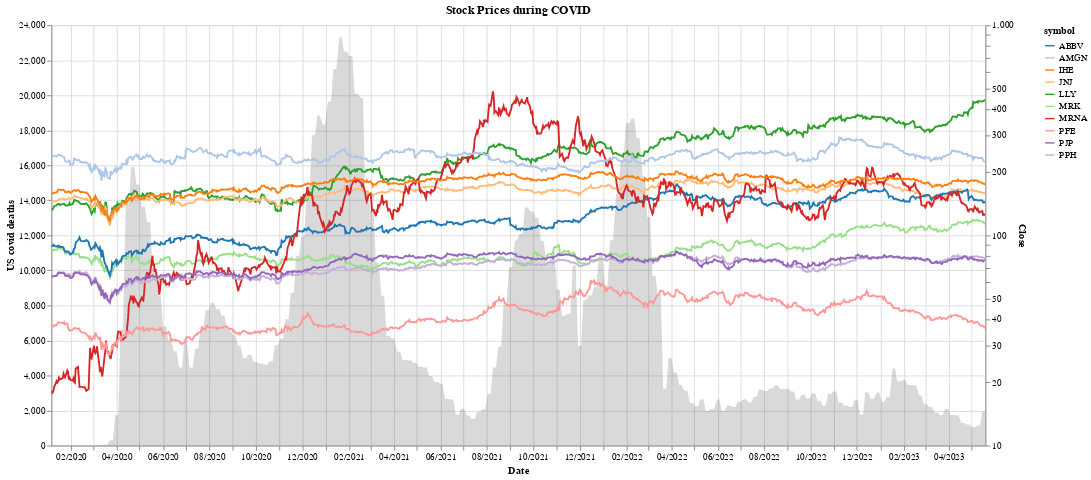

Notebook cell for this chart:
### Code cell
def show_graph1():
        
    stock_lines = None

    # loop through each df in covid_dfs. for each one, plot their prices over time
    for symbol in tickers:
        # create a line for each symbol with a unique color
        stock_line = alt.Chart(covid_dfs[f"{symbol}_df-covid"]).mark_line().encode(
            x=alt.X('Date:T', axis=alt.Axis(format='%m/%Y')),
            y=alt.Y('Close:Q').scale(type='log'),
            color=alt.Color('symbol:N', scale=alt.Scale(scheme='category20')),
            tooltip=[alt.Tooltip('symbol:N', title='Ticker'), alt.Tooltip('Date:T', title='Date'), alt.Tooltip('Close:Q', title='Closing Price'), alt.Tooltip('US covid deaths:Q', title='US COVID Deaths')]
        ).properties(
            title="Stock Prices during COVID",
            width=1000,
            height=450
        ).transform_calculate(
            symbol=f"'{symbol}'"  # pass the symbol value into the chart
        ).interactive()
        
        # place each new line chart on combined chart
        if stock_lines is None:
            stock_lines = stock_line
        else:
            stock_lines += stock_line

    # create area chart for covid deaths (choose random df because they all have the same covid deaths)
    covid_deaths_area = alt.Chart(covid_dfs['LLY_df-covid']).mark_area(color='black', opacity=0.15).encode(
        x=alt.X('Date:T', axis=alt.Axis(format='%m/%Y')),
        y=alt.Y('US covid deaths:Q'),
    )

    final_chart = alt.layer(covid_deaths_area, stock_lines).resolve_scale(y='independent')

    return final_chart
show_graph1()

### Figure 1 — Vega-Lite specification as saved in the notebook (floating-point values rounded to 4 significant figures; data arrays with more than 128 entries replaced by an {"elided": "..."} marker saying what was removed)
{"config": {"view": {"continuousWidth": 300, "continuousHeight": 300}}, "layer": [{"data": {"name": "data-32844f36a24ea9a730c8f6c0e8e0ec06"}, "mark": {"type": "area", "color": "black", "opacity": 0.15}, "encoding": {"x": {"axis": {"format": "%m/%Y"}, "field": "Date", "type": "temporal"}, "y": {"field": "US covid deaths", "type": "quantitative"}}}, {"layer": [{"data": {"name": "data-32844f36a24ea9a730c8f6c0e8e0ec06"}, "mark": {"type": "line"}, "encoding": {"color": {"field": "symbol", "scale": {"scheme": "category20"}, "type": "nominal"}, "tooltip": [{"field": "symbol", "title": "Ticker", "type": "nominal"}, {"field": "Date", "title": "Date", "type": "temporal"}, {"field": "Close", "title": "Closing Price", "type": "quantitative"}, {"field": "US covid deaths", "title": "US COVID Deaths", "type": "quantitative"}], "x": {"axis": {"format": "%m/%Y"}, "field": "Date", "type": "temporal"}, "y": {"field": "Close", "scale": {"type": "log"}, "type": "quantitative"}}, "name": "view_71", "title": "Stock Prices during COVID", "transform": [{"calculate": "'LLY'", "as": "symbol"}]}, {"data": {"name": "data-5eb337d9b16a2e39cbd43cb628e53eb4"}, "mark": {"type": "line"}, "encoding": {"color": {"field": "symbol", "scale": {"scheme": "category20"}, "type": "nominal"}, "tooltip": [{"field": "symbol", "title": "Ticker", "type": "nominal"}, {"field": "Date", "title": "Date", "type": "temporal"}, {"field": "Close", "title": "Closing Price", "type": "quantitative"}, {"field": "US covid deaths", "title": "US COVID Deaths", "type": "quantitative"}], "x": {"axis": {"format": "%m/%Y"}, "field": "Date", "type": "temporal"}, "y": {"field": "Close", "scale": {"type": "log"}, "type": "quantitative"}}, "name": "view_72", "title": "Stock Prices during COVID", "transform": [{"calculate": "'JNJ'", "as": "symbol"}]}, {"data": {"name": "data-2d27058bdd24d1801f4c6b08ff345621"}, "mark": {"type": "line"}, "encoding": {"color": {"field": "symbol", "scale": {"scheme": "category20"}, "type": "nominal"}, "tooltip": [{"field": "symbol", "title": "Ticker", "type": "nominal"}, {"field": "Date", "title": "Date", "type": "temporal"}, {"field": "Close", "title": "Closing Price", "type": "quantitative"}, {"field": "US covid deaths", "title": "US COVID Deaths", "type": "quantitative"}], "x": {"axis": {"format": "%m/%Y"}, "field": "Date", "type": "temporal"}, "y": {"field": "Close", "scale": {"type": "log"}, "type": "quantitative"}}, "name": "view_73", "title": "Stock Prices during COVID", "transform": [{"calculate": "'MRK'", "as": "symbol"}]}, {"data": {"name": "data-10bdf056e25910457f18a639960d3522"}, "mark": {"type": "line"}, "encoding": {"color": {"field": "symbol", "scale": {"scheme": "category20"}, "type": "nominal"}, "tooltip": [{"field": "symbol", "title": "Ticker", "type": "nominal"}, {"field": "Date", "title": "Date", "type": "temporal"}, {"field": "Close", "title": "Closing Price", "type": "quantitative"}, {"field": "US covid deaths", "title": "US COVID Deaths", "type": "quantitative"}], "x": {"axis": {"format": "%m/%Y"}, "field": "Date", "type": "temporal"}, "y": {"field": "Close", "scale": {"type": "log"}, "type": "quantitative"}}, "name": "view_74", "title": "Stock Prices during COVID", "transform": [{"calculate": "'ABBV'", "as": "symbol"}]}, {"data": {"name": "data-012a546baea967873621fd72fb377b43"}, "mark": {"type": "line"}, "encoding": {"color": {"field": "symbol", "scale": {"scheme": "category20"}, "type": "nominal"}, "tooltip": [{"field": "symbol", "title": "Ticker", "type": "nominal"}, {"field": "Date", "title": "Date", "type": "temporal"}, {"field": "Close", "title": "Closing Price", "type": "quantitative"}, {"field": "US covid deaths", "title": "US COVID Deaths", "type": "quantitative"}], "x": {"axis": {"format": "%m/%Y"}, "field": "Date", "type": "temporal"}, "y": {"field": "Close", "scale": {"type": "log"}, "type": "quantitative"}}, "name": "view_75", "title": "Stock Prices during COVID", "transform": [{"calculate": "'MRNA'", "as": "symbol"}]}, {"data": {"name": "data-8d56e457a1ed7792d4d2e6c4daf40319"}, "mark": {"type": "line"}, "encoding": {"color": {"field": "symbol", "scale": {"scheme": "category20"}, "type": "nominal"}, "tooltip": [{"field": "symbol", "title": "Ticker", "type": "nominal"}, {"field": "Date", "title": "Date", "type": "temporal"}, {"field": "Close", "title": "Closing Price", "type": "quantitative"}, {"field": "US covid deaths", "title": "US COVID Deaths", "type": "quantitative"}], "x": {"axis": {"format": "%m/%Y"}, "field": "Date", "type": "temporal"}, "y": {"field": "Close", "scale": {"type": "log"}, "type": "quantitative"}}, "name": "view_76", "title": "Stock Prices during COVID", "transform": [{"calculate": "'PFE'", "as": "symbol"}]}, {"data": {"name": "data-f12ad6bb98321c15473e0b0766219431"}, "mark": {"type": "line"}, "encoding": {"color": {"field": "symbol", "scale": {"scheme": "category20"}, "type": "nominal"}, "tooltip": [{"field": "symbol", "title": "Ticker", "type": "nominal"}, {"field": "Date", "title": "Date", "type": "temporal"}, {"field": "Close", "title": "Closing Price", "type": "quantitative"}, {"field": "US covid deaths", "title": "US COVID Deaths", "type": "quantitative"}], "x": {"axis": {"format": "%m/%Y"}, "field": "Date", "type": "temporal"}, "y": {"field": "Close", "scale": {"type": "log"}, "type": "quantitative"}}, "name": "view_77", "title": "Stock Prices during COVID", "transform": [{"calculate": "'AMGN'", "as": "symbol"}]}, {"data": {"name": "data-5c6c6c05bf4c87d780041d88a943f217"}, "mark": {"type": "line"}, "encoding": {"color": {"field": "symbol", "scale": {"scheme": "category20"}, "type": "nominal"}, "tooltip": [{"field": "symbol", "title": "Ticker", "type": "nominal"}, {"field": "Date", "title": "Date", "type": "temporal"}, {"field": "Close", "title": "Closing Price", "type": "quantitative"}, {"field": "US covid deaths", "title": "US COVID Deaths", "type": "quantitative"}], "x": {"axis": {"format": "%m/%Y"}, "field": "Date", "type": "temporal"}, "y": {"field": "Close", "scale": {"type": "log"}, "type": "quantitative"}}, "name": "view_78", "title": "Stock Prices during COVID", "transform": [{"calculate": "'PPH'", "as": "symbol"}]}, {"data": {"name": "data-f951195cb61b56844909852c6bdf5219"}, "mark": {"type": "line"}, "encoding": {"color": {"field": "symbol", "scale": {"scheme": "category20"}, "type": "nominal"}, "tooltip": [{"field": "symbol", "title": "Ticker", "type": "nominal"}, {"field": "Date", "title": "Date", "type": "temporal"}, {"field": "Close", "title": "Closing Price", "type": "quantitative"}, {"field": "US covid deaths", "title": "US COVID Deaths", "type": "quantitative"}], "x": {"axis": {"format": "%m/%Y"}, "field": "Date", "type": "temporal"}, "y": {"field": "Close", "scale": {"type": "log"}, "type": "quantitative"}}, "name": "view_79", "title": "Stock Prices during COVID", "transform": [{"calculate": "'IHE'", "as": "symbol"}]}, {"data": {"name": "data-4e06d0d866aabc6c53858f0497b15a97"}, "mark": {"type": "line"}, "encoding": {"color": {"field": "symbol", "scale": {"scheme": "category20"}, "type": "nominal"}, "tooltip": [{"field": "symbol", "title": "Ticker", "type": "nominal"}, {"field": "Date", "title": "Date", "type": "temporal"}, {"field": "Close", "title": "Closing Price", "type": "quantitative"}, {"field": "US covid deaths", "title": "US COVID Deaths", "type": "quantitative"}], "x": {"axis": {"format": "%m/%Y"}, "field": "Date", "type": "temporal"}, "y": {"field": "Close", "scale": {"type": "log"}, "type": "quantitative"}}, "name": "view_80", "title": "Stock Prices during COVID", "transform": [{"calculate": "'PJP'", "as": "symbol"}]}]}], "height": 450, "params": [{"name": "param_67", "select": {"type": "interval", "encodings": ["x", "y"]}, "bind": "scales", "views": ["view_71"]}, {"name": "param_68", "select": {"type": "interval", "encodings": ["x", "y"]}, "bind": "scales", "views": ["view_72"]}, {"name": "param_69", "select": {"type": "interval", "encodings": ["x", "y"]}, "bind": "scales", "views": ["view_73"]}, {"name": "param_70", "select": {"type": "interval", "encodings": ["x", "y"]}, "bind": "scales", "views": ["view_74"]}, {"name": "param_71", "select": {"type": "interval", "encodings": ["x", "y"]}, "bind": "scales", "views": ["view_75"]}, {"name": "param_72", "select": {"type": "interval", "encodings": ["x", "y"]}, "bind": "scales", "views": ["view_76"]}, {"name": "param_73", "select": {"type": "interval", "encodings": ["x", "y"]}, "bind": "scales", "views": ["view_77"]}, {"name": "param_74", "select": {"type": "interval", "encodings": ["x", "y"]}, "bind": "scales", "views": ["view_78"]}, {"name": "param_75", "select": {"type": "interval", "encodings": ["x", "y"]}, "bind": "scales", "views": ["view_79"]}, {"name": "param_76", "select": {"type": "interval", "encodings": ["x", "y"]}, "bind": "scales", "views": ["view_80"]}], "resolve": {"scale": {"y": "independent"}}, "width": 1000, "$schema": "https://vega.github.io/schema/vega-lite/v5.16.3.json", "datasets": {"data-32844f36a24ea9a730c8f6c0e8e0ec06": {"elided": "850 records"}, "data-5eb337d9b16a2e39cbd43cb628e53eb4": {"elided": "850 records"}, "data-2d27058bdd24d1801f4c6b08ff345621": {"elided": "850 records"}, "data-10bdf056e25910457f18a639960d3522": {"elided": "850 records"}, "data-012a546baea967873621fd72fb377b43": {"elided": "850 records"}, "data-8d56e457a1ed7792d4d2e6c4daf40319": {"elided": "850 records"}, "data-f12ad6bb98321c15473e0b0766219431": {"elided": "850 records"}, "data-5c6c6c05bf4c87d780041d88a943f217": {"elided": "850 records"}, "data-f951195cb61b56844909852c6bdf5219": {"elided": "850 records"}, "data-4e06d0d866aabc6c53858f0497b15a97": {"elided": "850 records"}}}
